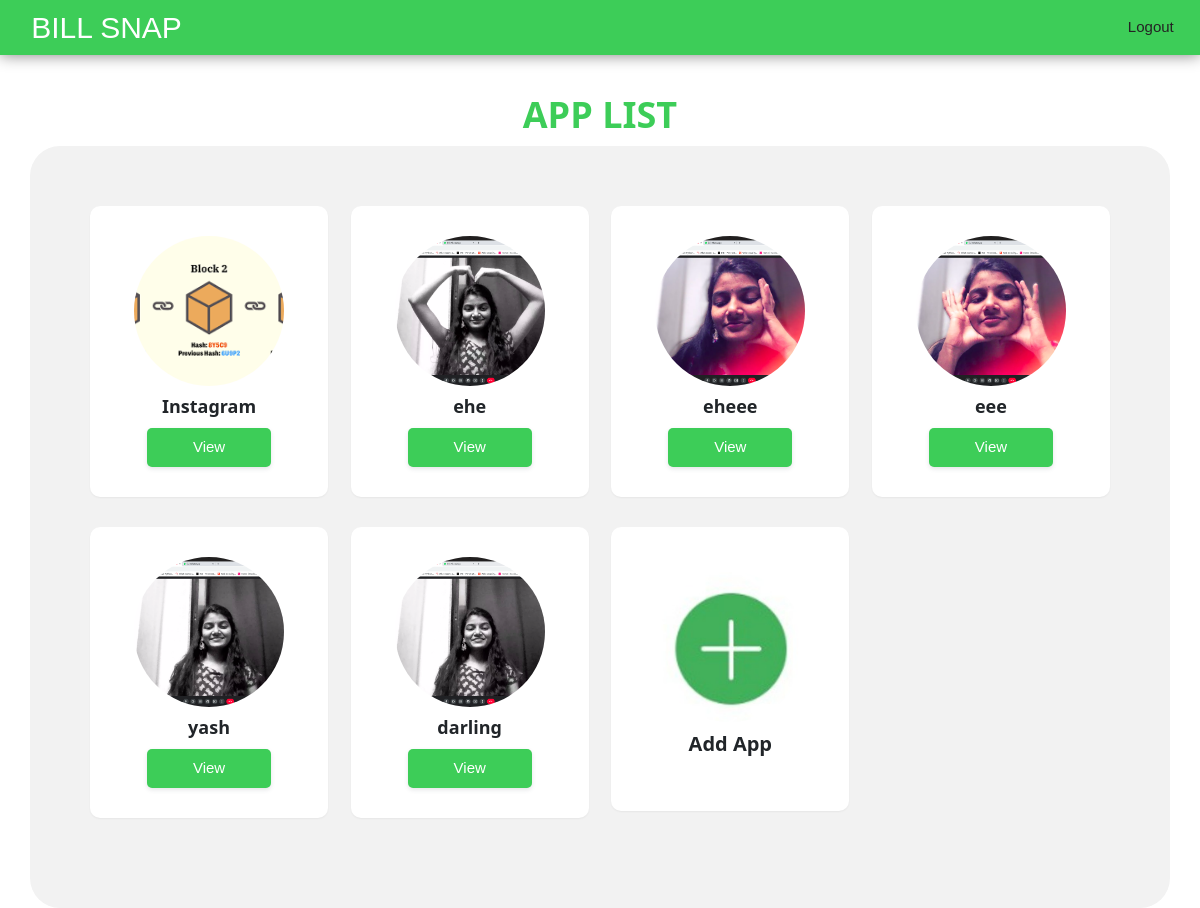
The page /apps/all/ (signed in) on the database its author committed.
### apps/models.py (models this page shows, shortened)
class applists(models.Model):
    author= models.ForeignKey(User, on_delete=models.CASCADE)
    appname=models.CharField(verbose_name='App name',primary_key=True,max_length=50,unique=True,null=False)
    appimg=models.ImageField(upload_to = 'app_images',null=True,blank=True)
    date_published= models.DateTimeField(auto_now_add=True)
    date_modified = models.DateTimeField(auto_now=True)
    slug = models.SlugField(max_length=255, null=True, unique=True, editable=False)

### apps/views.py (the view)
# urls.py: path('all/', views.showapps, name='showapps'),
@login_required
def showapps(request):
    appli=applists.objects.all()
    leni=len(appli)
    mssg="logged in sucessfully"
    logger.info(request.user.username+"_seen the whole applist")
    return render(request,'showapps.html',{'showapp':appli,'leni':leni,'msg':mssg})

### templates/showapps.html (shortened to what this page needs)
{% load static %}
<!DOCTYPE html>
<html lang="en">
<head>
    <link href="https://cdn.jsdelivr.net/npm/bootstrap@5.1.3/dist/css/bootstrap.min.css" rel="stylesheet"
 />
    <link href='https://unpkg.com/boxicons@2.0.7/css/boxicons.min.css' rel='stylesheet'>
    <link rel="stylesheet" href="https://cdnjs.cloudflare.com/ajax/libs/font-awesome/6.1.1/css/all.min.css" />
    <link rel="stylesheet" href="{% static 'assets/styles.css'%}">
    <link rel="stylesheet" href="{% static 'w3.css' %}" />
</head>
<body class="w3-padding">
    {% include "dashnav.html" %}
    <div class="main mx-auto">
        <h1 class="applist "><b>APP LIST</b></h1>
        <div class="container">
            <div class="row">
                {% if leni != 0 %}
                {% for i in showapp %}
                <div class="col-md-6 col-xl-3">
                    <div class="card m-b-30 py-3">
                        <div class="card-body">
                            <div class="top">
                                <div class="app-img-container">
                                    <a href="{% url 'dashboard' i.slug %}"><img src="{{i.appimg.url}}" alt=""
                                            class="img-fluid app-img"></a>
                                </div>
                                <div>
                                    <h5><b>{{i.appname}}</b></h5>
                                </div>
                            </div>
                            <div class="bottom">
                                <ul class="social-links list-inline mb-0">
                                    <a href="{% url 'dashboard' i.slug %}"><button class="b-primary px-5 py-2">View</button></a>
                                </ul>
                            </div>
                        </div>
                    </div>
                </div>
                {% endfor %}
                {% else %}
                <h2>no apps found</h2>
                {% endif%}
                <div class="col-md-6 col-xl-3">
                    <div class="card m-b-30 py-3">
                        <div class="card-body">
                            <div class="top">
                                <div class="app-img-container mt-3">
                                    <a href="{% url 'addapp'%}"><img src="{% static 'assets/image/addbtn.jpeg' %}" alt=""
                                            class="img-fluid app-img"></a>
                                </div>
                                <div class="mb-3">
                                    <h4><b>Add App</b></h4>
                                </div>
                            </div>
                        </div>
                    </div>
                </div>
            </div>
        </div>
    </div>
</body>
</html>

### static/assets/styles.css (style rules this page uses)
body { background: white; }
button { height: 50px; }
.b-primary { font-weight: bold; font-size: 16px; line-height: 20px; text-align: center; letter-spacing: 0.08em; text-transform: uppercase; padding: 12px 24px; border-radius: 4px; border: 1px solid transparent; background: #3dcd58; color: white; box-shadow: 0px 0px 1px rgba(40, 41, 61, 0.04), 0px 2px 4px rgba(96, 97, 112, 0.16); }
html, body { height: 100%; }
body { background: #e5e5e566; }
.main { padding-top: 55px; width: 100%; height: 100%; justify-content: flex-start; max-height: 100vh; }
div > a { text-decoration: none; color: rgb(36, 35, 35); }
@media (min-width: 767px) { .main { top: 55px; } }
* { box-sizing: border-box; }
.b-primary { margin-bottom:5px; }
body { font-family: Arial, Helvetica, sans-serif; }
.container { border-radius: 30px; background-color: #f2f2f2; padding: 60px; }
body { margin-top: 20px; background: #f5f5f5; }
.card { border: none; -webkit-box-shadow: 0 1px 2px 0 rgba(0, 0, 0, 0.05); box-shadow: 0 1px 2px 0 rgba(0, 0, 0, 0.05); margin-bottom: 30px; }
h1, h2, h3, h4, h5, h6 { margin: 0 0 10px; font-weight: 600; }
a { color: #707070; }
.applist { color: #3dcd58; text-align: center; margin-top: 30px; }
body { margin-top: 20px; }
img { vertical-align: middle; border-style: none; height: 90px; }
body { margin-top: 20px; background: white; }
body { overflow-x: hidden; }

### static/w3.css (style rules this page uses)
html { box-sizing:border-box }
*,*:before,*:after { box-sizing:inherit }
html { -ms-text-size-adjust:100%;-webkit-text-size-adjust:100% }
body { margin:0 }
a { background-color:transparent }
b,strong { font-weight:bolder }
img { border-style:none }
button,input,select,textarea,optgroup { font:inherit;margin:0 }
button,input { overflow:visible }
button,select { text-transform:none }
button,[type=button],[type=reset],[type=submit] { -webkit-appearance:button }
html,body { font-family:Verdana,sans-serif;font-size:15px;line-height:1.5 }
html { overflow-x:hidden }
h1 { font-size:36px }
h4 { font-size:20px }
h5 { font-size:18px }
h1,h2,h3,h4,h5,h6 { font-family:"Segoe UI",Arial,sans-serif;font-weight:400;margin:10px 0 }
img { vertical-align:middle }
a { color:inherit }
.w3-padding { padding:8px 16px!important }

### templates/showapps.html (style rules this page uses)
.app-img-container { width:150px; height:150px; }
.app-img { width: 100%; height:100%; object-fit: cover; border-radius: 50%; }
.top { display:flex; align-items:center; justify-content:center; flex-direction: column; }
.bottom { display:flex; align-items:center; justify-content:center; }
a { all:unset; cursor: pointer; }
.b-primary { all:unset; background: #3dcd58; color:white; box-shadow:0px 0px 1px rgb(40 41 61 / 4%), 0px 2px 4px rgb(96 97 112 / 16%) ; border:1px solid transparent; border-radius: 5px; }
.card { border-radius: 10px; }

### rows shown on the page
applists: appimg (picture), appname "Instagram"
applists: appimg (picture), appname "ehe"
applists: appimg (picture), appname "eheee"
applists: appimg (picture), appname "eee"
applists: appimg (picture), appname "yash"
applists: appimg (picture), appname "darling"
